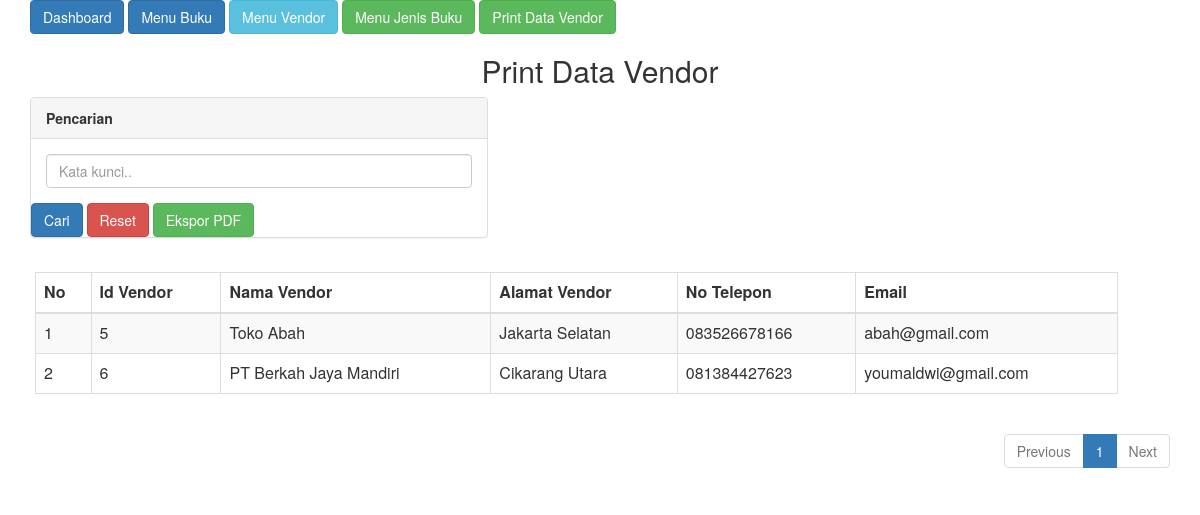
The page /read_vendor.php on the database its author committed.
### tables this page shows
CREATE TABLE `vendor` (
  `id_vendor` int(11) NOT NULL,
  `nama_vendor` varchar(100) NOT NULL,
  `alamat_vendor` varchar(100) NOT NULL,
  `telp_vendor` varchar(15) NOT NULL,
  `email_vendor` varchar(100) NOT NULL
);

### read_vendor.php (the view, shortened to what this page needs)
<html>
    <head>
    <head>
    <link rel="stylesheet" href="https://maxcdn.bootstrapcdn.com/bootstrap/3.4.0/css/bootstrap.min.css">
    </head>
    <body>
    <div class="container">
    <div class="mt-4">
        <div class="card mt-5">
            <div class="card-header">
            <a href="Dashboard.html" class="btn btn-primary mt-2 mb-2">Dashboard</a>
            <a href="index.php" class="btn btn-primary mt-2 mb-2">Menu Buku</a>
                <a href="vendor.php" class="btn btn-info mt-2 mb-2">Menu Vendor</a>
                <a href="jenisBuku.php" class="btn btn-success mt-2 mb-2">Menu Jenis Buku</a>
                <a href="read_vendor.php" class="btn btn-success mt-2 mb-2">Print Data Vendor</a>
            </div>
        </div>
        <div align="center">
        <h2>Print Data Vendor</hr>
     </div>
    <form method="GET">
        <div class="row">
        <div class="col-md-5">
        <div class="panel panel-default">
        <div class="panel-heading"><b>Pencarian</b></div>
        <div class="panel-body">
        <form class="form-inline" >
            <input type="text" class="form-control" id="KataKunci" name="KataKunci" placeholder="Kata kunci.." value="<?php if (isset($_GET['KataKunci']))  echo $_GET['KataKunci']; ?>">
        </div>
        <button type="submit" name="cari" class="btn btn-primary">Cari</button>
        <a href="index.php" class="btn btn-danger">Reset</a>
        <button type="submit" name="ekspor" class="btn btn-success">Ekspor PDF</button>
        </form>
        </div>
      </div>
    <table style="width:95%; margin-left: 5px;" class="table table-striped table-bordered table-hover">
        <thead>
            <tr>
            <th>No</th>
            <th>Id Vendor</th>
            <th>Nama Vendor</th>
            <th>Alamat Vendor</th>
            <th>No Telepon</th>
            <th>Email</th>
            </tr>
        </thead>
        <tbody>
        <?php
            require('koneksi.php');
            $page = (isset($_GET['page']))? (int) $_GET['page'] : 1;
            $kolomKataKunci=(isset($_GET['KataKunci']))? $_GET['KataKunci'] : "";
            $limit = 5;
            $limitStart = ($page - 1) * $limit;
            if(isset($_GET['cari']))
            {
                if($kolomKataKunci==""){
                $view = mysqli_query($con, "SELECT * FROM vendor LIMIT ".$limitStart.",".$limit);
                }else{
                $view = mysqli_query($con, "SELECT * FROM vendor WHERE id_vendor LIKE '%$kolomKataKunci%' OR nama_vendor LIKE '%$kolomKataKunci%'
                OR alamat_vendor LIKE '%$kolomKataKunci%' OR telp_vendor LIKE '%$kolomKataKunci%' OR email_vendor LIKE '%$kolomKataKunci%' LIMIT ".$limitStart.",".$limit);
                }
            }
            else{
                $view = mysqli_query($con, "SELECT * FROM vendor LIMIT ".$limitStart.",".$limit);
                }
                $baris=1;
                while($row = mysqli_fetch_array($view)){
        ?>
                <tr>
                <td><?php echo $baris ?></td>
                <td><?php echo $row['id_vendor'] ?></td>
                <td><?php echo $row['nama_vendor'] ?></td>
                <td><?php echo $row['alamat_vendor'] ?></td>
                <td><?php echo $row['telp_vendor'] ?></td>
                <td><?php echo $row['email_vendor'] ?></td>
                </tr>
        <?php
                $baris++;
            }
            ?>
            </tbody>
        </table>
            <div align="right">
                <ul class="pagination">
                    <?php
                        if($page == 1){
                    ?>
                        <li class="disabled"><a href="#">Previous</a></li>
                    <?php
                            }
                   ?>
                    <?php
                        if($kolomKataKunci==""){
                            $view = mysqli_query($con, "SELECT * FROM vendor");
                        }else{
                            $view = mysqli_query($con, "SELECT * FROM vendor WHERE id_vendor LIKE '%$kolomKataKunci%' OR nama_vendor LIKE '%$kolomKataKunci%'
                            OR alamat_vendor LIKE '%$kolomKataKunci%' OR telp_vendor LIKE '%$kolomKataKunci%' OR email_vendor LIKE '%$kolomKataKunci%'");
                        }
                        $JumlahData = mysqli_num_rows($view);
                        $jumlahPage = ceil($JumlahData / $limit);
                        $jumlahNumber = 1;
                        $startNumber = ($page > $jumlahNumber)? $page - $jumlahNumber : 1;
                        $endNumber = ($page < ($jumlahPage - $jumlahNumber))? $page + $jumlahNumber : $jumlahPage;
                        for($i = $startNumber; $i <= $endNumber; $i++){
                            $linkActive = ($page == $i)? ' class="active"' : '';
                            if($kolomKataKunci==""){
                    ?>
                            <li<?php echo $linkActive; ?>><a href="index.php?page=<?php echo $i; ?>"><?php echo $i; ?></a></li>
                    <?php
                        }else{
                    ?>
                            <li<?php echo $linkActive; ?>><a href="index.php?KataKunci=<?php echo $kolomKataKunci;?>&page=<?php echo $i; ?>"><?php echo $i; ?></a></li>
                    <?php
                        }
                        }
                    ?>
                    <?php
                        if($page == $jumlahPage){
                    ?>
                        <li class="disabled"><a href="#">Next</a></li>
                    <?php
                        }
                    ?>
                  </ul>
                </div>
    </body>
</html>

### rows shown on the page
vendor: id_vendor "5", nama_vendor "Toko Abah", alamat_vendor "Jakarta Selatan", telp_vendor "083526678166", email_vendor "abah@gmail.com"
vendor: id_vendor "6", nama_vendor "PT Berkah Jaya Mandiri", alamat_vendor "Cikarang Utara", telp_vendor "081384427623", email_vendor "youmaldwi@gmail.com"
